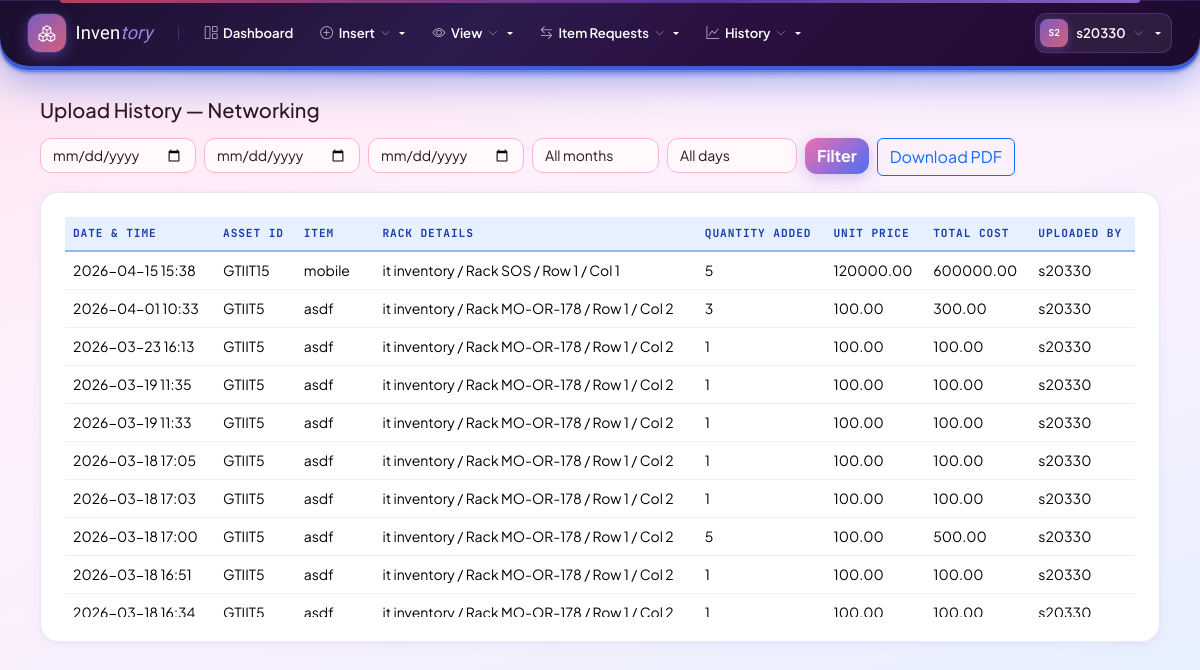
The app's page /category/networking/upload-history/ (signed in), older data.
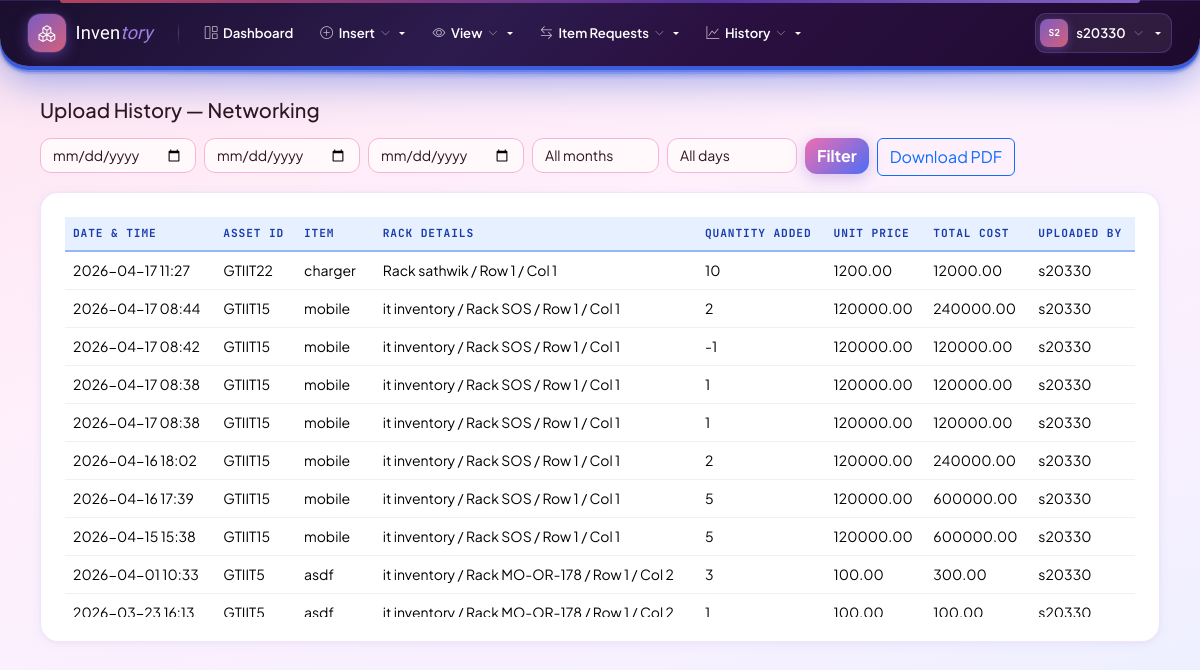
The same page, newer data.
### inventory/models.py (models this page shows, shortened)
class UploadHistory(models.Model):
    product = models.ForeignKey(Product, on_delete=models.CASCADE, related_name='upload_history')
    uploaded_by = models.ForeignKey(User, on_delete=models.SET_NULL, null=True, related_name='uploads_made')
    quantity_added = models.IntegerField()
    unit_price = models.DecimalField(max_digits=12, decimal_places=2, null=True, blank=True)
    total_cost = models.DecimalField(max_digits=14, decimal_places=2, null=True, blank=True)
    uploaded_at = models.DateTimeField(auto_now_add=True)
    class Meta:
        ordering = ['-uploaded_at']
        verbose_name_plural = 'Upload history'

class Product(models.Model):
    category = models.CharField(max_length=20, choices=CATEGORY_CHOICES, db_index=True)
    asset_id = models.CharField(max_length=100, blank=True)
    item_code = models.CharField(max_length=100, blank=True, default='')
    item_name = models.CharField(max_length=200)
    cabin_name = models.CharField(max_length=100, blank=True, default='')
    row_number = models.PositiveIntegerField(null=True, blank=True)
    column_number = models.PositiveIntegerField(null=True, blank=True)
    measurement_unit = models.CharField(max_length=20, choices=MEASUREMENT_UNIT_CHOICES, blank=True, default='')
    measurement_value = models.CharField(max_length=200, blank=True, default='')
    location = models.CharField(max_length=200, blank=True, default='')
    quantity_available = models.PositiveIntegerField(default=0)
    requested_count = models.PositiveIntegerField(default=0)
    price = models.DecimalField(max_digits=12, decimal_places=2, null=True, blank=True)
    rack = models.ForeignKey(Rack, on_delete=models.SET_NULL, null=True, blank=True, related_name='products')
    created_at = models.DateTimeField(auto_now_add=True)
    updated_at = models.DateTimeField(auto_now=True)
    class Meta:
        unique_together = [('category', 'asset_id')]
        ordering = ['category', 'asset_id']
    @property
    def computed_location(self):
        parts = []
        if self.cabin_name:
            parts.append(self.cabin_name)
        if self.rack_id and self.rack and self.rack.rack_number:
            parts.append(f"Rack {self.rack.rack_number}")
        if self.row_number is not None:
            parts.append(f"Row {self.row_number}")
        if self.column_number is not None:
            parts.append(f"Col {self.column_number}")
        return " / ".join(parts) or self.location

class Rack(models.Model):
    cabin_name = models.CharField(max_length=100, blank=True, default='')
    rack_number = models.CharField(max_length=50)
    rows = models.PositiveIntegerField(default=1)
    columns = models.PositiveIntegerField(default=1)
    number_of_racks = models.PositiveIntegerField(default=1, help_text='Number of racks in this cabin/setup')
    created_at = models.DateTimeField(auto_now_add=True)
    class Meta:
        unique_together = [('rack_number', 'cabin_name')]
        ordering = ['rack_number']

class User(AbstractUser):
    REQUIRED_FIELDS = ['email']
    stage = models.PositiveSmallIntegerField(default=1)
    full_name = models.CharField(max_length=200, blank=True, default='')
    mobile_number = models.CharField(max_length=30, blank=True, default='')
    category = models.CharField(
        max_length=50,
        blank=True,
        null=True
    )
    admin_section = models.CharField(
        max_length=100,
        blank=True,
        null=True
    )
    admin_department = models.CharField(
        max_length=100,
        blank=True,
        null=True
    )
    department = models.CharField(
        max_length=100,
        blank=True,
        null=True
    )
    section = models.CharField(
        max_length=100,
        blank=True,
        null=True
    )
    is_active = models.BooleanField(
        default=True,
        help_text='Designates whether this user should be treated as active.'
    )
    def is_stage1(self):
        return self.is_superuser or self.stage == 1
    def can_edit(self):
        return self.is_stage1() or self.is_stage2()
    def can_approve_issue_requests(self):
        return self.is_stage1() or self.is_stage2()
    def can_request_issue(self):
        return True  # all stages allowed
    def can_issue_items(self):
        return self.is_stage1() or self.is_stage2()
    def can_manage_users(self):
        return self.is_stage1()
    def allowed_categories(self):
        if self.is_stage1() or self.is_stage2():
            return [choice[0] for choice in CATEGORY_CHOICES]
        return []  # Stage 3 has no category access
    class Meta:
        verbose_name = 'User'
        verbose_name_plural = 'Users'

### inventory/views.py (the view)
# urls.py: path('category/<slug:category>/upload-history/', views.upload_history, name='upload_history'),
@login_required
def upload_history(request, category):
    if category not in request.user.allowed_categories():
        messages.error(request, 'Permission denied.')
        return redirect('inventory:dashboard')
    qs = UploadHistory.objects.filter(product__category=category).select_related('product', 'uploaded_by').order_by('-uploaded_at')
    from_date = request.GET.get('from', '')
    to_date = request.GET.get('to', '')
    search_date = request.GET.get('date', '')
    search_month = request.GET.get('month', '')
    search_day = request.GET.get('day', '')
    if from_date:
        qs = qs.filter(uploaded_at__date__gte=from_date)
    if to_date:
        qs = qs.filter(uploaded_at__date__lte=to_date)
    if search_date:
        qs = qs.filter(uploaded_at__date=search_date)
    if search_month:
        try:
            qs = qs.filter(uploaded_at__month=int(search_month))
        except ValueError:
            pass
    if search_day:
        try:
            qs = qs.filter(uploaded_at__week_day=int(search_day))  # 1=Sunday, 7=Saturday
        except ValueError:
            pass
    return render(request, 'inventory/upload_history.html', {
        'category': category,
        'category_name': dict(CATEGORY_CHOICES).get(category, category),
        'records': qs,
        'from_date': from_date,
        'to_date': to_date,
        'search_date': search_date,
        'search_month': search_month,
        'search_day': search_day,
    })

### inventory/context_processors.py (called while the page is built, shortened)
def stage_permissions(request):
    if request.user.is_authenticated:
        choices = dict(CATEGORY_CHOICES)
        allowed = request.user.allowed_categories()
        return {
            'user_can_edit': request.user.can_edit(),
            'user_can_request_issue': request.user.can_request_issue(),
            'user_can_approve_issue_requests': request.user.can_approve_issue_requests(),
            'user_can_issue_items': request.user.can_issue_items(),
            'user_can_manage_users': request.user.can_manage_users(),
            'user_is_stage1': request.user.is_stage1(),
            'user_allowed_categories': allowed,
            'category_display': choices,
            'navbar_categories': [{'slug': c, 'name': choices.get(c, c)} for c in allowed],
        }

### inventory/templates/inventory/upload_history.html (shortened to what this page needs)
{% extends 'inventory/base.html' %}
{% block content %}
<div class="container-fluid">
    <h5 class="mb-3">Upload History — {{ category_name }}</h5>
    <form method="get" class="row g-2 mb-3">
        <div class="col-auto">
            <input type="date" name="from" class="form-control" value="{{ from_date }}" placeholder="From">
        </div>
        <div class="col-auto">
            <input type="date" name="to" class="form-control" value="{{ to_date }}" placeholder="To">
        </div>
        <div class="col-auto">
            <input type="date" name="date" class="form-control" value="{{ search_date }}" placeholder="Date">
        </div>
        <div class="col-auto">
            <select name="month" class="form-select">
                <option value="">All months</option>
            </select>
        </div>
        <div class="col-auto">
            <select name="day" class="form-select">
                <option value="">All days</option>
            </select>
        </div>
        <div class="col-auto">
            <button type="submit" class="btn btn-primary">Filter</button>
        </div>
        <div class="col-auto">
            <a class="btn btn-outline-primary" href="{% url 'inventory:upload_history_pdf' category=category %}?from={{ from_date }}&to={{ to_date }}&date={{ search_date }}&month={{ search_month }}&day={{ search_day }}">Download PDF</a>
        </div>
    </form>
    <div class="card">
        <div class="card-body">
            <div class="table-responsive" style="max-height: 400px; overflow-y: auto;">
                <table class="table table-hover mb-0">
                    <thead class="sticky-top bg-white">
                        <tr>
                            <th>Date &amp; time</th>
                            <th>Asset ID</th>
                            <th>Item</th>
                            <th>Rack details</th>
                            <th>Quantity added</th>
                            <th>Unit price</th>
                            <th>Total cost</th>
                            <th>Uploaded by</th>
                        </tr>
                    </thead>
                <tbody>
                    {% for r in records %}
                    <tr>
                        <td>{{ r.uploaded_at|date:"Y-m-d H:i" }}</td>
                        <td>{{ r.product.asset_id }}</td>
                        <td>{{ r.product.item_name }}</td>
                        <td>{{ r.product.computed_location|default:r.product.location }}</td>
                        <td>{{ r.quantity_added }}</td>
                        <td>{{ r.unit_price|default:"-" }}</td>
                        <td>{{ r.total_cost|default:"-" }}</td>
                        <td>{{ r.uploaded_by.username|default:"-" }}</td>
                    </tr>
                    {% empty %}
                    <tr><td colspan="8" class="text-muted">No uploads found.</td></tr>
                    {% endfor %}
                </tbody>
            </table>
        </div>
    </div>
</div>
{% endblock %}

Row changes from the older to the newer data that the page shows:
no longer on this page (row unchanged): UploadHistory: uploaded_at "2026-03-19 11:35", product.asset_id "GTIIT5", product.item_name "asdf", product.computed_location "it inventory / Rack MO-OR-178 / Row 1 / Col 2", quantity_added "1", unit_price "100.00", total_cost "100.00", uploaded_by.username "s20330"
no longer on this page (row unchanged): UploadHistory: uploaded_at "2026-03-19 11:33", product.asset_id "GTIIT5", product.item_name "asdf", product.computed_location "it inventory / Rack MO-OR-178 / Row 1 / Col 2", quantity_added "1", unit_price "100.00", total_cost "100.00", uploaded_by.username "s20330"
no longer on this page (row unchanged): UploadHistory: uploaded_at "2026-03-18 17:05", product.asset_id "GTIIT5", product.item_name "asdf", product.computed_location "it inventory / Rack MO-OR-178 / Row 1 / Col 2", quantity_added "1", unit_price "100.00", total_cost "100.00", uploaded_by.username "s20330"
no longer on this page (row unchanged): UploadHistory: uploaded_at "2026-03-18 17:03", product.asset_id "GTIIT5", product.item_name "asdf", product.computed_location "it inventory / Rack MO-OR-178 / Row 1 / Col 2", quantity_added "1", unit_price "100.00", total_cost "100.00", uploaded_by.username "s20330"
no longer on this page (row unchanged): UploadHistory: uploaded_at "2026-03-18 17:00", product.asset_id "GTIIT5", product.item_name "asdf", product.computed_location "it inventory / Rack MO-OR-178 / Row 1 / Col 2", quantity_added "5", unit_price "100.00", total_cost "500.00", uploaded_by.username "s20330"
no longer on this page (row unchanged): UploadHistory: uploaded_at "2026-03-18 16:51", product.asset_id "GTIIT5", product.item_name "asdf", product.computed_location "it inventory / Rack MO-OR-178 / Row 1 / Col 2", quantity_added "1", unit_price "100.00", total_cost "100.00", uploaded_by.username "s20330"
no longer on this page (row unchanged): UploadHistory: uploaded_at "2026-03-18 16:34", product.asset_id "GTIIT5", product.item_name "asdf", product.computed_location "it inventory / Rack MO-OR-178 / Row 1 / Col 2", quantity_added "1", unit_price "100.00", total_cost "100.00", uploaded_by.username "s20330"
added UploadHistory: uploaded_at "2026-04-17 11:27", product.asset_id "GTIIT22", product.item_name "charger", product.computed_location "Rack sathwik / Row 1 / Col 1", quantity_added "10", unit_price "1200.00", total_cost "12000.00", uploaded_by.username "s20330"
added UploadHistory: uploaded_at "2026-04-17 08:44", product.asset_id "GTIIT15", product.item_name "mobile", product.computed_location "it inventory / Rack SOS / Row 1 / Col 1", quantity_added "2", unit_price "120000.00", total_cost "240000.00", uploaded_by.username "s20330"
added UploadHistory: uploaded_at "2026-04-17 08:42", product.asset_id "GTIIT15", product.item_name "mobile", product.computed_location "it inventory / Rack SOS / Row 1 / Col 1", quantity_added "-1", unit_price "120000.00", total_cost "120000.00", uploaded_by.username "s20330"
added UploadHistory: uploaded_at "2026-04-17 08:38", product.asset_id "GTIIT15", product.item_name "mobile", product.computed_location "it inventory / Rack SOS / Row 1 / Col 1", quantity_added "1", unit_price "120000.00", total_cost "120000.00", uploaded_by.username "s20330"
added UploadHistory: uploaded_at "2026-04-17 08:38", product.asset_id "GTIIT15", product.item_name "mobile", product.computed_location "it inventory / Rack SOS / Row 1 / Col 1", quantity_added "1", unit_price "120000.00", total_cost "120000.00", uploaded_by.username "s20330"
added UploadHistory: uploaded_at "2026-04-16 18:02", product.asset_id "GTIIT15", product.item_name "mobile", product.computed_location "it inventory / Rack SOS / Row 1 / Col 1", quantity_added "2", unit_price "120000.00", total_cost "240000.00", uploaded_by.username "s20330"
added UploadHistory: uploaded_at "2026-04-16 17:39", product.asset_id "GTIIT15", product.item_name "mobile", product.computed_location "it inventory / Rack SOS / Row 1 / Col 1", quantity_added "5", unit_price "120000.00", total_cost "600000.00", uploaded_by.username "s20330"
